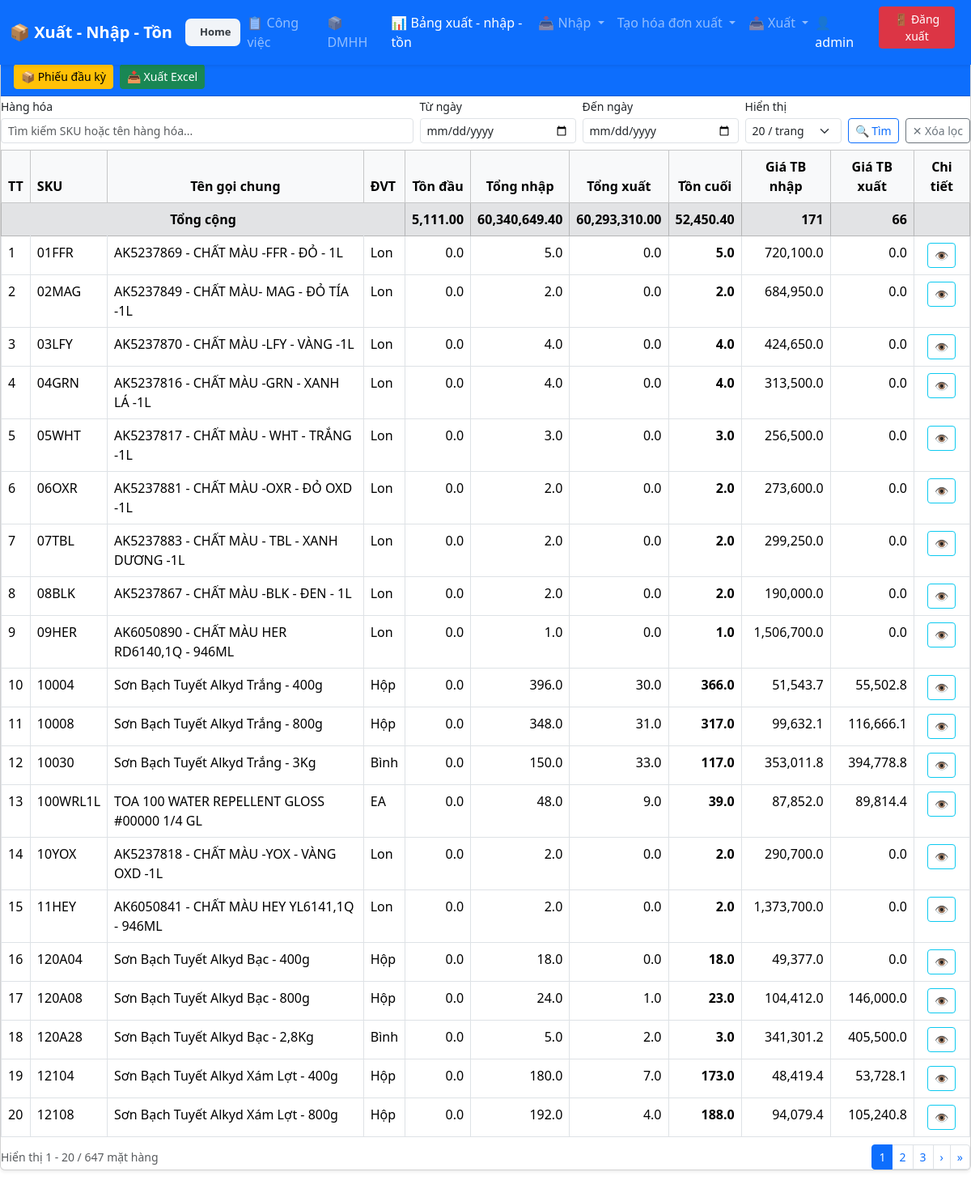
Screenshot of /invoice/summary/inventory/ (signed in) with the database file from the repository.
### invoice_reader_app/models_purchaseorder.py (models this page shows, shortened)
class PurchaseOrderItem(models.Model):
    purchase_order = models.ForeignKey(PurchaseOrder, related_name='items', on_delete=models.CASCADE)
    product_name = models.CharField(max_length=200)
    quantity = models.DecimalField(max_digits=10, decimal_places=2, default=0)
    so_luong_quy_doi = models.DecimalField(max_digits=12, decimal_places=2, default=0)
    unit = models.CharField(max_length=50, blank=True, null=True)
    unit_price = models.DecimalField(max_digits=12, decimal_places=2, default=0)
    total_price = models.DecimalField(max_digits=12, decimal_places=2, default=0)
    thue_suat_field = models.DecimalField(max_digits=5, decimal_places=2, default=0)
    tien_thue_field = models.DecimalField(max_digits=12, decimal_places=2, default=0)
    sku = models.CharField(max_length=100, blank=True, null=True)
    ten_goi_chung = models.CharField(max_length=200, blank=True, null=True)
    is_export = models.BooleanField(default=False)
    chiet_khau = models.DecimalField(max_digits=18, decimal_places=2, default=0)
    thanh_tien_sau_ck = models.DecimalField(max_digits=18, decimal_places=2, default=0)
    thanh_toan_field = models.DecimalField(max_digits=18, decimal_places=2, default=0)
    thanh_tien = models.DecimalField(max_digits=18, decimal_places=2, default=0)  # <-- thêm field này

### invoice_reader_app/model_invoice.py (models this page shows, shortened)
class ProductName(models.Model):
    sku = models.CharField(
        max_length=100,
        blank=True,
        null=True
    )
    ten_hang = models.CharField(
        max_length=255
    )
    ten_goi_chung = models.CharField(
        max_length=255,
        blank=True,
        null=True
    )
    ten_goi_xuat = models.CharField(
        max_length=255,
        blank=True,
        null=True
    )
    dvt = models.CharField(
        max_length=50,
        blank=True,
        default=''
    )
    nhom_hang = models.ForeignKey(
        ProductGroup,
        on_delete=models.SET_NULL,
        null=True,
        blank=True,
        related_name="products",
        verbose_name="Nhóm hàng"
    )
    activity_type = models.ForeignKey(
        ActivityType,
        on_delete=models.SET_NULL,
        null=True,
        blank=True,
        related_name="products",
        verbose_name="Loại hình hoạt động"
    )
    brand = models.ForeignKey(
        Brand,
        on_delete=models.SET_NULL,
        null=True,
        blank=True,
        related_name="products",
        verbose_name="Hãng"
    )
    product_type = models.ForeignKey(
        ProductType,
        on_delete=models.SET_NULL,
        null=True,
        blank=True,
        related_name="products",
        verbose_name="Phân loại"
    )
    product_level = models.ForeignKey(
        ProductLevel,
        on_delete=models.SET_NULL,
        null=True,
        blank=True,
        related_name="products",
        verbose_name="Loại hàng"
    )

### invoice_reader_app/inventory_summary.py (the view, shortened to what this page needs)
# urls.py: path('summary/inventory/', inventory_summary, name='inventory_summary'),
@login_required
def inventory_summary(request):
    search = request.GET.get(
        'search',
        ''
    ).strip()
    date_from = request.GET.get(
        'date_from',
        ''
    ).strip()
    date_to = request.GET.get(
        'date_to',
        ''
    ).strip()
    parsed_date_from = None
    parsed_date_to = None
    try:
        per_page = int(
            request.GET.get(
                'per_page',
                20
            )
        )
    except (ValueError, TypeError):
        per_page = 20
    if per_page not in [
        10,
        20,
        50,
        100
    ]:
        per_page = 20
    page_number = request.GET.get(
        'page'
    )
    data_all = get_inventory_data_fast(
        search=search,
        date_from=parsed_date_from,
        date_to=parsed_date_to
    )
    data_all.sort(
        key=lambda x: x['ton_cuoi'] >= 0
    )
    paginator = Paginator(
        data_all,
        per_page
    )
    page_obj = paginator.get_page(
        page_number
    )
    tong_nhap = sum(
        d['tong_nhap']
        for d in data_all
    )
    tong_xuat = sum(
        d['tong_xuat']
        for d in data_all
    )
    ton_dau_ky = sum(
        d['ton_dau_ky']
        for d in data_all
    )
    ton_cuoi = sum(
        d['ton_cuoi']
        for d in data_all
    )
    tong_tien_nhap = sum(
        d['tong_tien_nhap']
        for d in data_all
    )
    tong_tien_xuat = sum(
        d['tong_tien_xuat']
        for d in data_all
    )
    tong_tien_dau_ky = sum(
        d['tong_tien_dau_ky']
        for d in data_all
    )
    totals = {
        'ton_dau_ky': ton_dau_ky,
        'tong_nhap': tong_nhap,
        'tong_xuat': tong_xuat,
        'ton_cuoi': ton_cuoi,
        'gia_tb_dau_ky': round(
            tong_tien_dau_ky
            / ton_dau_ky
        ) if ton_dau_ky else 0,
        'gia_tb_nhap': round(
            tong_tien_nhap
            / tong_nhap
        ) if tong_nhap else 0,
        'gia_tb_xuat': round(
            tong_tien_xuat
            / tong_xuat
        ) if tong_xuat else 0,
    }
    query_params = request.GET.copy()
    query_params.pop('page', None)
    query_params = query_params.urlencode()
    return render(
        request,
        "inventory_summary.html",
        {
            "data": page_obj.object_list,
            "page_obj": page_obj,
            "search": search,
            "date_from": date_from,
            "date_to": date_to,
            "per_page": per_page,
            "query_params": query_params,
            "totals": totals,
        }
    )

### invoice_reader_app/context_processors.py (called while the page is built)
def current_fiscal_year(request):
    return {
        "current_year": request.session.get(
            "fiscal_year", datetime.now().year
        )
    }

### invoice_reader_app/templates/inventory_summary.html (shortened to what this page needs)
{% extends 'base.html' %}
{% load humanize %}
{% block navbar_title %}📦 Xuất - Nhập - Tồn{% endblock %}
{% block content %}
<div class="card shadow-sm d-flex flex-column" style="height: 90vh;">
<div class="card-header bg-primary text-white d-flex justify-content-between align-items-center">
  <div class="d-flex gap-2">
<a href="{% url 'inventory_opening_list' %}"
   class="btn btn-warning btn-sm">
    📦 Phiếu đầu kỳ
</a>
  <a href="{% url 'inventory_summary_export' %}?search={{ search }}&date_from={{ date_from }}&date_to={{ date_to }}"
    class="btn btn-success btn-sm">
      📥 Xuất Excel
  </a>
  </div>
</div>
  <div class="card-body-wrapper d-flex flex-column"
     style="min-height:0; height:100%;">
    <form method="get"
          class="search-form row g-2 align-items-end flex-shrink-0 mb-2">
        <div class="col">
            <label class="form-label small mb-1">
                Hàng hóa
            </label>
            <input
                type="text"
                name="search"
                value="{{ search }}"
                placeholder="Tìm kiếm SKU hoặc tên hàng hóa..."
                class="form-control form-control-sm"
            >
        </div>
        <div class="col-md-2">
            <label class="form-label small mb-1">
                Từ ngày
            </label>
            <input
                type="date"
                name="date_from"
                value="{{ date_from }}"
                class="form-control form-control-sm"
            >
        </div>
        <div class="col-md-2">
            <label class="form-label small mb-1">
                Đến ngày
            </label>
            <input
                type="date"
                name="date_to"
                value="{{ date_to }}"
                class="form-control form-control-sm"
            >
        </div>
        <div class="col-auto">
            <label class="form-label small mb-1">
                Hiển thị
            </label>
            <select
                name="per_page"
                class="form-select form-select-sm"
                onchange="this.form.submit()"
            >
                <option value="20"
                    {% if per_page == 20 %}selected{% endif %}>
                    20 / trang
                </option>
            </select>
        </div>
        <div class="col-auto">
            <button
                type="submit"
                class="btn btn-outline-primary btn-sm"
            >
                🔍 Tìm
            </button>
        </div>
        <div class="col-auto">
            <a
                href="{% url 'inventory_summary' %}"
                class="btn btn-outline-secondary btn-sm"
            >
                ✕ Xóa lọc
            </a>
        </div>
    </form>
    <div class="table-container flex-grow-1" style="overflow:auto; min-height:0;">
      <table class="table table-bordered table-hover table-sm-custom">
        <thead class="table-light">
          <tr>
            <th>TT</th>
            <th>SKU</th>
            <th class="text-center">Tên gọi chung</th>
            <th>ĐVT</th>
            <th class="text-center">Tồn đầu</th>
            <th class="text-center">Tổng nhập</th>
            <th class="text-center">Tổng xuất</th>
            <th class="text-center">Tồn cuối</th>
            <th class="text-center">Giá TB nhập</th>
            <th class="text-center">Giá TB xuất</th>
            <th class="text-center">Chi tiết</th>
          </tr>
        </thead>
        <tbody>
          <tr class="table-secondary fw-bold text-end">
            <td colspan="4" class="text-center">Tổng cộng</td>
            <td class="text-end">{{ totals.ton_dau_ky|floatformat:2|intcomma }}</td>
            <td class="text-end">{{ totals.tong_nhap|floatformat:2|intcomma }}</td>
            <td class="text-end">{{ totals.tong_xuat|floatformat:2|intcomma }}</td>
            <td class="text-end">{{ totals.ton_cuoi|floatformat:2|intcomma }}</td>
            <td class="text-end">{{ totals.gia_tb_nhap|intcomma }}</td>
            <td class="text-end">{{ totals.gia_tb_xuat|intcomma }}</td>
            <td></td>
          </tr>
          {% for row in data %}
          <tr class="{% if row.ton_cuoi < 0 %}table-danger{% endif %}">
            <td>{{ forloop.counter0|add:page_obj.start_index }}</td>
            <td>{{ row.sku }}</td>
            <td class="text-start">{{ row.ten_goi_chung }}</td>
            <td>{{ row.dvt }}</td>
             <td class="text-end">{{ row.ton_dau_ky|floatformat:1|intcomma }}</td>
            <td class="text-end">{{ row.tong_nhap|floatformat:1|intcomma }}</td>
            <td class="text-end">{{ row.tong_xuat|floatformat:1|intcomma }}</td>
            <td class="text-end fw-bold">{{ row.ton_cuoi|floatformat:1|intcomma }}</td>
            <td class="text-end">{{ row.gia_tb_nhap|floatformat:1|intcomma}}</td>
            <td class="text-end">{{ row.gia_tb_xuat|floatformat:1|intcomma }}</td>
            <td class="text-center">
              {% if row.chi_tiet_nhap or row.chi_tiet_xuat %}
              <button class="btn btn-sm btn-outline-info" data-idx="{{ forloop.counter }}" onclick="toggleDetail(this.dataset.idx)">👁️</button>
              {% else %}
              <span class="text-muted">—</span>
              {% endif %}
            </td>
          </tr>
          {% empty %}
          <tr><td colspan="11" class="text-muted">Không có dữ liệu.</td></tr>
          {% endfor %}
        </tbody>
      </table>
    </div>
    </div>
    {% if page_obj and page_obj.paginator.num_pages > 1 %}
    <div class="pagination-wrapper">
        <div class="d-flex justify-content-between align-items-center flex-wrap gap-2">
            <div class="small text-muted">
            </div>
            <nav aria-label="Phân trang">
                <ul class="pagination pagination-sm mb-0">
                    {% for num in page_obj.paginator.page_range %}
                        {% if num == page_obj.number %}
                            <li class="page-item active">
                                <span class="page-link">
                                </span>
                            </li>
                        {% elif num >= page_obj.number|add:"-2" and num <= page_obj.number|add:"2" %}
                            <li class="page-item">
                                <a
                                    class="page-link"
                                    href="?page={{ num }}{% if query_params %}&{{ query_params }}{% endif %}"
                                >
                                </a>
                            </li>
                        {% endif %}
                    {% endfor %}
                    {% if page_obj.has_next %}
                    <li class="page-item">
                        <a
                            class="page-link"
                            href="?page={{ page_obj.next_page_number }}{% if query_params %}&{{ query_params }}{% endif %}"
                        >
                        </a>
                    </li>
                    <li class="page-item">
                        <a
                            class="page-link"
                            href="?page={{ page_obj.paginator.num_pages }}{% if query_params %}&{{ query_params }}{% endif %}"
                        >
                        </a>
                    </li>
                    {% endif %}
                </ul>
            </nav>
        </div>
    </div>
    {% endif %}
  </div>
</div>
{% endblock %}

### invoice_reader_app/templates/base.html (shortened to what this page needs)
{% load static %}
{% load custom_tags %}
<!DOCTYPE html>
<html lang="vi">
<head>
  <link href="https://cdn.jsdelivr.net/npm/bootstrap@5.3.3/dist/css/bootstrap.min.css" rel="stylesheet">
  <link rel="stylesheet" href="{% static 'css/style.css' %}">
</head>
<body>
<nav class="navbar navbar-expand-lg navbar-dark bg-primary shadow-sm fixed-top">
  <div class="container-fluid">
    <a class="navbar-brand fw-bold text-white" href="#">
        {% block navbar_title %}Quản lý{% endblock %}
    </a>
    <a href="{% url 'home' %}" class="home-button" title="Trang chủ">
        <span>Home</span>
    </a>
    <div class="collapse navbar-collapse" id="navbarNav">
      <ul class="navbar-nav ms-auto">
<li class="nav-item">
    <a
        class="nav-link {% if request.resolver_match.url_name == 'work_task_list' %}active{% endif %}"
        href="{% url 'work_task_list' %}"
    >
        📋 Công việc
    </a>
</li>
<li class="nav-item">
    <a
        class="nav-link {% if request.resolver_match.url_name == 'product_dmhh' %}active{% endif %}"
        href="{% url 'product_dmhh' %}"
    >
        📦 DMHH
    </a>
</li>
<li class="nav-item">
    <a
        class="nav-link {% if request.resolver_match.url_name == 'inventory_summary' %}active{% endif %}"
        href="{% url 'inventory_summary' %}"
    >
        📊 Bảng xuất - nhập - tồn
    </a>
</li>
<li class="nav-item dropdown">
    <a
        class="nav-link dropdown-toggle
        "        href="#"        id="productsDropdown"        role="button"        data-bs-toggle="dropdown"        aria-expanded="false"    >
        📥 Nhập
    </a>
</li>
<li class="nav-item dropdown">
  <a class="nav-link dropdown-toggle
     "     href="#"     id="exportInvoiceDropdown"     role="button"     data-bs-toggle="dropdown"     aria-expanded="false">    Tạo hóa đơn xuất  </a>
</li>
<li class="nav-item dropdown position-static">
  <a href="#" class="nav-link dropdown-toggle
    "
     id="exportDropdown" role="button" data-bs-toggle="dropdown" aria-expanded="false">
    📤 Xuất
  </a>
</li>
        {% if user.is_authenticated %}
          <li class="nav-item me-3 d-flex align-items-center">
            <span class="navbar-text text-white">
              👤 {{ user.username }}
            </span>
          </li>
          <li class="nav-item me-2">
            <form method="post" action="{% url 'logout' %}">
              <button type="submit" class="btn btn-danger btn-sm">
                🚪 Đăng xuất
              </button>
            </form>
          </li>
        {% endif %}
      </ul>
    </div>
  </div>
</nav>
  <div class="{{ container_class }} flex-grow-1 d-flex flex-column" style="min-height:0">
    {% block content %}{% endblock %}
</body>
</html>

### invoice_reader_app/templates/base.html (style rules this page uses)
body { padding-top: 70px; }
.home-button { display: inline-flex; align-items: center; gap: 6px; padding: 7px 12px; color: #343a40; background: #f1f4f8; border-radius: 7px; text-decoration: none; font-size: 13px; font-weight: 600; transition: .2s; }

### rows the page displays
PurchaseOrderItem: sku "02MAG", ten_goi_chung "AK5237849 - CHẤT MÀU- MAG - ĐỎ TÍA -1L", dvt "Lon", ton_dau_ky "0.0", tong_nhap "2.0", tong_xuat "0.0", ton_cuoi "2.0", gia_tb_nhap "684,950.0", gia_tb_xuat "0.0"
PurchaseOrderItem: sku "06OXR", ten_goi_chung "AK5237881 - CHẤT MÀU -OXR - ĐỎ OXD -1L", dvt "Lon", ton_dau_ky "0.0", tong_nhap "2.0", tong_xuat "0.0", ton_cuoi "2.0", gia_tb_nhap "273,600.0", gia_tb_xuat "0.0"
PurchaseOrderItem: sku "07TBL", ten_goi_chung "AK5237883 - CHẤT MÀU - TBL - XANH DƯƠNG -1L", dvt "Lon", ton_dau_ky "0.0", tong_nhap "2.0", tong_xuat "0.0", ton_cuoi "2.0", gia_tb_nhap "299,250.0", gia_tb_xuat "0.0"
PurchaseOrderItem: sku "08BLK", ten_goi_chung "AK5237867 - CHẤT MÀU -BLK - ĐEN - 1L", dvt "Lon", ton_dau_ky "0.0", tong_nhap "2.0", tong_xuat "0.0", ton_cuoi "2.0", gia_tb_nhap "190,000.0", gia_tb_xuat "0.0"
PurchaseOrderItem: sku "09HER", ten_goi_chung "AK6050890 - CHẤT MÀU HER RD6140,1Q - 946ML", dvt "Lon", ton_dau_ky "0.0", tong_nhap "1.0", tong_xuat "0.0", ton_cuoi "1.0", gia_tb_nhap "1,506,700.0", gia_tb_xuat "0.0"
PurchaseOrderItem: sku "10004", ten_goi_chung "Sơn Bạch Tuyết Alkyd Trắng - 400g", dvt "Hộp", ton_dau_ky "0.0", tong_nhap "396.0", tong_xuat "30.0", ton_cuoi "366.0", gia_tb_nhap "51,543.7", gia_tb_xuat "55,502.8"
PurchaseOrderItem: sku "10008", ten_goi_chung "Sơn Bạch Tuyết Alkyd Trắng - 800g", dvt "Hộp", ton_dau_ky "0.0", tong_nhap "348.0", tong_xuat "31.0", ton_cuoi "317.0", gia_tb_nhap "99,632.1", gia_tb_xuat "116,666.1"
PurchaseOrderItem: sku "100WRL1L", ten_goi_chung "TOA 100 WATER REPELLENT GLOSS #00000 1/4 GL", dvt "EA", ton_dau_ky "0.0", tong_nhap "48.0", tong_xuat "9.0", ton_cuoi "39.0", gia_tb_nhap "87,852.0", gia_tb_xuat "89,814.4"
PurchaseOrderItem: sku "10YOX", ten_goi_chung "AK5237818 - CHẤT MÀU -YOX - VÀNG OXD -1L", dvt "Lon", ton_dau_ky "0.0", tong_nhap "2.0", tong_xuat "0.0", ton_cuoi "2.0", gia_tb_nhap "290,700.0", gia_tb_xuat "0.0"
PurchaseOrderItem: sku "11HEY", ten_goi_chung "AK6050841 - CHẤT MÀU HEY YL6141,1Q - 946ML", dvt "Lon", ton_dau_ky "0.0", tong_nhap "2.0", tong_xuat "0.0", ton_cuoi "2.0", gia_tb_nhap "1,373,700.0", gia_tb_xuat "0.0"
ProductName: sku "120A04", ten_goi_chung "Sơn Bạch Tuyết Alkyd Bạc - 400g", dvt "Hộp", ton_dau_ky "0.0", tong_nhap "18.0", tong_xuat "0.0", ton_cuoi "18.0", gia_tb_nhap "49,377.0", gia_tb_xuat "0.0"
ProductName: sku "120A08", ten_goi_chung "Sơn Bạch Tuyết Alkyd Bạc - 800g", dvt "Hộp", ton_dau_ky "0.0", tong_nhap "24.0", tong_xuat "1.0", ton_cuoi "23.0", gia_tb_nhap "104,412.0", gia_tb_xuat "146,000.0"

### other values shown
{{ user.username }} "admin"
{{ totals.ton_dau_ky|floatformat:2|intcomma }} "5,111.00"
{{ totals.tong_nhap|floatformat:2|intcomma }} "60,340,649.40"
{{ totals.tong_xuat|floatformat:2|intcomma }} "60,293,310.00"
{{ totals.ton_cuoi|floatformat:2|intcomma }} "52,450.40"
{{ totals.gia_tb_nhap|intcomma }} "171"
{{ totals.gia_tb_xuat|intcomma }} "66"
{{ row.sku }} "01FFR" "03LFY" "04GRN" "05WHT" "10030" "120A28"
{{ row.ten_goi_chung }} "AK5237869 - CHẤT MÀU -FFR - ĐỎ - 1L" "AK5237870 - CHẤT MÀU -LFY - VÀNG -1L" "AK5237816 - CHẤT MÀU -GRN - XANH LÁ -1L" "AK5237817 - CHẤT MÀU - WHT - TRẮNG -1L" "Sơn Bạch Tuyết Alkyd Trắng - 3Kg" "Sơn Bạch Tuyết Alkyd Bạc - 2,8Kg"
{{ row.dvt }} "Lon" "Lon" "Lon" "Lon" "Bình" "Bình"
{{ row.ton_dau_ky|floatformat:1|intcomma }} "0.0" "0.0" "0.0" "0.0" "0.0" "0.0"
{{ row.tong_nhap|floatformat:1|intcomma }} "5.0" "4.0" "4.0" "3.0" "150.0" "5.0"
{{ row.tong_xuat|floatformat:1|intcomma }} "0.0" "0.0" "0.0" "0.0" "33.0" "2.0"
{{ row.ton_cuoi|floatformat:1|intcomma }} "5.0" "4.0" "4.0" "3.0" "117.0" "3.0"
{{ row.gia_tb_nhap|floatformat:1|intcomma }} "720,100.0" "424,650.0" "313,500.0" "256,500.0" "353,011.8" "341,301.2"
